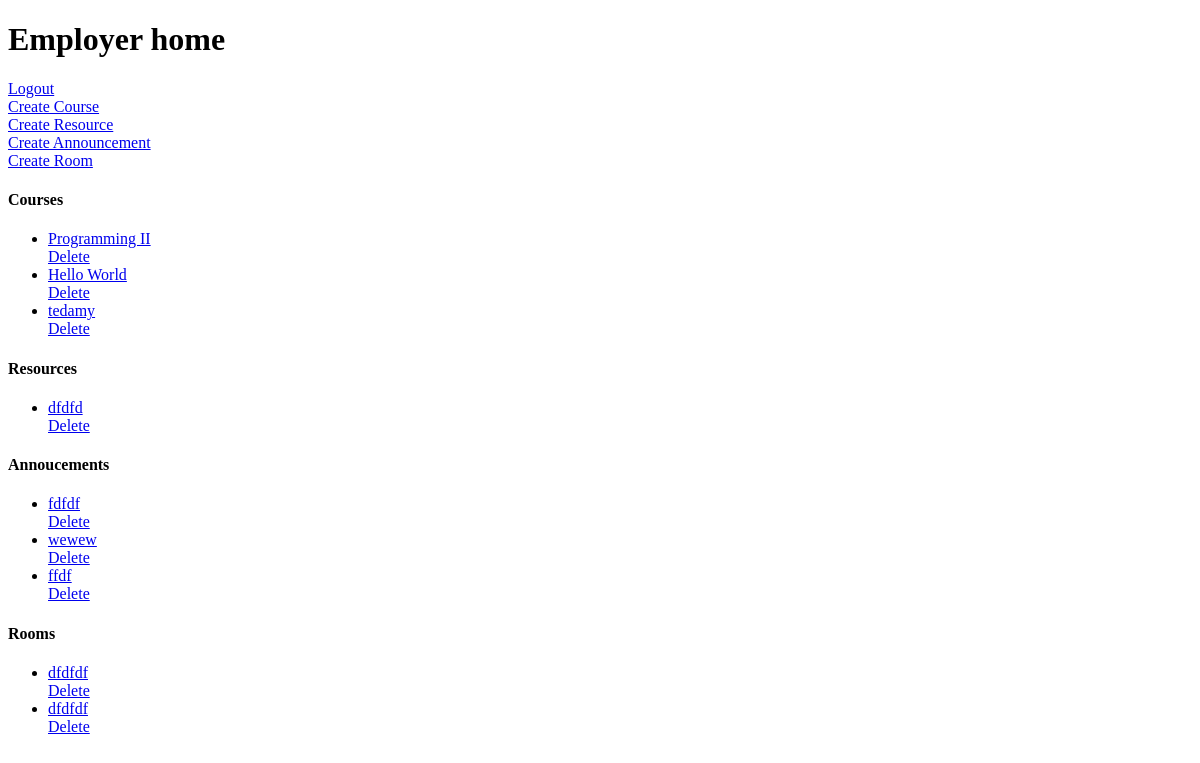
The app's page /employer_home/8/ (signed in), older data.
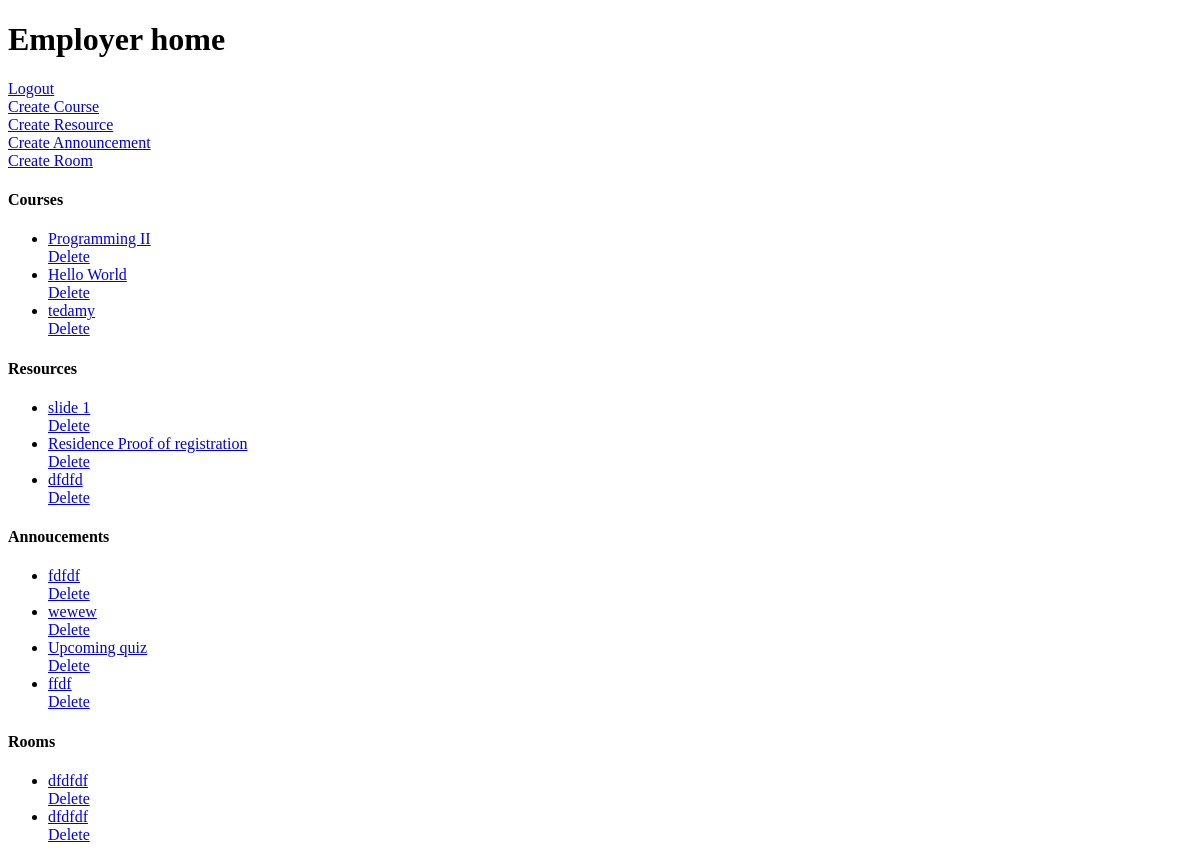
The same page, newer data.
### myapp/models.py (models this page shows)
class Course(models.Model):
    name = models.CharField(max_length=100)
    description = models.TextField(blank=True, null=True)
    instructor = models.ForeignKey(User, on_delete=models.CASCADE)
    course_participants = models.ManyToManyField(User, related_name='course_participants', blank=True)
    created = models.DateField(auto_now_add=True)
    updated = models.DateField(auto_now=True)
    def __str__(self):
        return self.name

class Resource(models.Model):
    name = models.CharField(max_length=30)
    course = models.ForeignKey(Course, on_delete=models.CASCADE)
    description = models.TextField(max_length=50, blank=True)
    youtubeLink = models.TextField(blank=True)
    file = models.FileField(upload_to='resources/', blank=True)
    created  = models.DateTimeField(auto_now_add=True)
    updated = models.DateTimeField(auto_now=True)
    def __str__(self):
        return self.name

class Announcement(models.Model):
    title = models.CharField(max_length=200)
    content = models.TextField(blank=True, null=True)
    course = models.ForeignKey(Course, on_delete=models.CASCADE)
    date = models.DateTimeField(auto_now_add=True)
    created  = models.DateTimeField(auto_now_add=True)
    updated = models.DateTimeField(auto_now=True)
    def __str__(self):
        return self.title

class Room(models.Model):
    room_topic = models.CharField(max_length=200, null=True)
    course = models.ForeignKey(Course, on_delete=models.CASCADE)
    room_description = models.TextField(null=True, blank=True)
    created  = models.DateTimeField(auto_now_add=True)
    updated = models.DateTimeField(auto_now=True)
    def __str__(self):
        return self.room_topic

### myapp/views.py (the view)
# urls.py: path('employer_home/<str:pk>/', views.employerHome, name='employer-home'),
def employerHome(request, pk):
    user = request.user
    courses = Course.objects.filter(instructor=user)
    resources = Resource.objects.filter(course__in=courses)
    rooms = Room.objects.filter(course__in=courses)
    announcements = Announcement.objects.filter(course__in=courses)
    context = {
        'courses': courses,
        'resources': resources,
        'rooms': rooms,
        'announcements': announcements
    }
    return render(request, "myapp/employer_home.html", context)

### myapp/templates/myapp/employer_home.html (shortened to what this page needs)
<!DOCTYPE html>
<html lang="en">
    <head>
    </head>
    <body>
        <h1>Employer home</h1>
        <div>
            <a href="{% url 'logout' %}">Logout</a>
        </div>
        <div>
            <a href="{% url 'create-course' request.user %}">Create Course</a>
        </div>
        <div>
            <a href="{% url 'create-resource' request.user %}"
                >Create Resource</a
            >
        </div>
        <div>
            <a href="{% url 'create-announcement' request.user %}"
                >Create Announcement</a
            >
        </div>
        <div>
            <a href="{% url 'create-room' request.user %}">Create Room</a>
        </div>
        <div class="display-course">
            <h4>Courses</h4>
            <ul>
                {% for course in courses %}
                <li>
                    <a href="{% url 'update-course' course.id %}">{{course}}</a>
                    <br>
                    <a href="{% url 'delete-course' course.id %}">Delete</a>
                </li>
                {% endfor %}
            </ul>
        </div>
        <div class="display-resource">
            <h4>Resources</h4>
            <ul>
                {% for resource in resources %}
                <li>
                    <a href="{% url 'update-resource' resource.id %}"
                        >{{resource}}</a
                    >
                    <br>
                    <a href="{% url 'delete-resource' resource.id %}">Delete</a>
                </li>
                {% endfor %}
            </ul>
        </div>
        <div class="display-announcement">
            <h4>Annoucements</h4>
            <ul>
                {% for announcement in announcements %}
                <li>
                    <a href="{% url 'update-announcement' announcement.id %}"
                        >{{announcement}}</a
                    >
                    <br>
                    <a href="{% url 'delete-announcement' announcement.id %}">Delete</a>
                </li>
                {% endfor %}
            </ul>
        </div>
        <div class="display-room">
            <h4>Rooms</h4>
            <ul>
                {% for room in rooms %}
                <li>
                    <a href="{% url 'update-room' room.id %}">{{room}}</a>
                    <br>
                    <a href="{% url 'delete-room' room.id %}">Delete</a>
                </li>
                {% endfor %}
            </ul>
        </div>
    </body>
</html>

Row changes from the older to the newer data that the page shows:
added Resource: name "slide 1"
added Resource: name "Residence Proof of registration"
added Announcement: title "Upcoming quiz"
